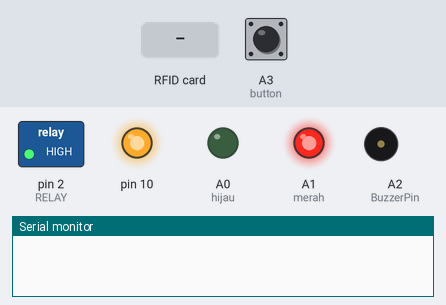
The sketch below on a simulated Arduino Uno, built with avr-gcc and run on an emulated ATmega328P. Shown: switched loads named in the sketch (green lamp = pin HIGH), output pins drawn as LEDs (lit = HIGH), buzzer (waves = sounding, pin HIGH), the last lines printed to the serial monitor. The test bench sets the inputs (shaded band); at power-on: A3 (button) LOW. WiFi joins after 1.5 s; servers stay silent unless stated; uploads are accepted with an empty reply.

Above: at 1.2 s.
1.3 s: RFID card 5E 7A 19 C4 held to the reader
At 1.46 s:
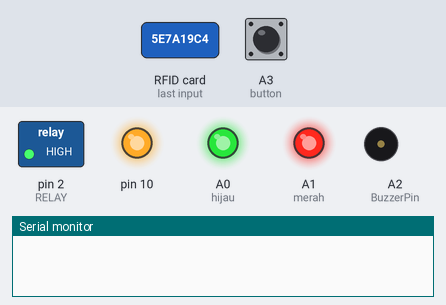
At 2.0 s:
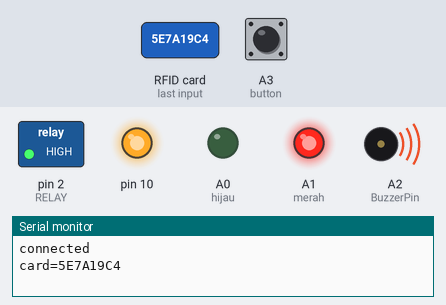
3.6 s: A3 (button) pulled HIGH for 0.15 s
At 4.0 s:
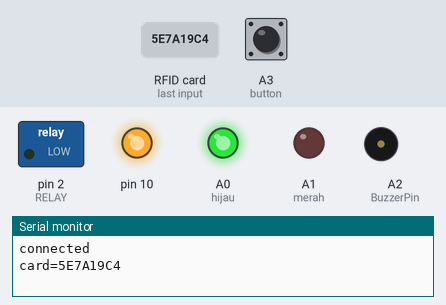
6.7 s: A3 (button) pulled HIGH for 3.2 s
Timing chart, 0 to 15.5 s (numbered marks = the images above; inputs shaded):
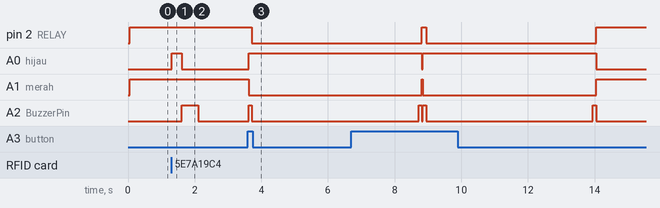

Measured:
- after the input at 1.3 s, A0 (hijau): LOW → HIGH at once, → LOW 0.31 s later; A2 (BuzzerPin): LOW → HIGH after 0.31 s, → LOW 0.50 s later
- after the input at 3.6 s, pin 2 (RELAY): HIGH → LOW after 0.12 s; A0 (hijau): LOW → HIGH at once; A1 (merah): HIGH → LOW at once; A2 (BuzzerPin): LOW → HIGH at once, → LOW 0.10 s later

The sketch:

ProejctKPLockDoor.ino
```cpp
#include <SPI.h> // library to connect arduino and ehternet shield
#include <Ethernet.h> //Ethernet shield library
#include "MFRC522.h" // RFID library (https://github.com/miguelbalboa/rfid)

/////////Declaration pin////////
#define SS_PIN    8
#define RST_PIN   9
#define RELAY     2
#define BuzzerPin A2
#define merah     A1
#define hijau     A0
#define button    A3
////////-----------///////////

///////Deklarasi Variable///////
MFRC522 mfrc522(SS_PIN, RST_PIN); // Set up mfrc522 on the Arduino
byte mac[] = { 0x00, 0xAA, 0xBB, 0xCC, 0xDE, 0x02 }; //physical mac address
byte ip[] = {192,168,137,36}; //alamat IP ethernetshield
byte serve[] = {192,168,137,1}; //alamat IP server,cara lihat gunakan perintah ipcofig
String value,rcv; //variable value digunakan untuk mengirim ID card ke server
                 //variable rcv digunakan untuk menampung pembacaan data dari server
int buttonState; //sebagai flag button
EthernetClient cliente;
//////-------------///////

void setup() {
  SPI.begin(); // open SPI connection
  mfrc522.PCD_Init(); // Initialize Proximity Coupling Device (PCD)
  pinMode(RELAY, OUTPUT); //Membuat pin 2 sebagai output relay
  digitalWrite(RELAY, HIGH); //Membuat kondisi default relay menjadi HIGH
  pinMode(hijau,OUTPUT); //Membuat pin A0 sebagai output LED hijau
  pinMode(merah,OUTPUT); //Membuat pin A1 sebagai output LED merah
  pinMode(BuzzerPin,OUTPUT); //Membuat pin A2 sebagai output buzzer
  pinMode(button, INPUT); //Membuat pin A3 sebagai input dari button
  Serial.begin(9600); //setting the baud rate at 9600
  Ethernet.begin(mac, ip); //open ethernet shield connection
}

void BUTTON(){
  buttonState = digitalRead(button); //membaca input dari button
  //jika button ditekan maka kondisi akan menjadi high
  if (buttonState == HIGH) {
    digitalWrite(merah,LOW); //LED merah mati
    digitalWrite(hijau,HIGH); //LED hijau nyala
    digitalWrite(BuzzerPin, HIGH); //Buzzer berbunyi
    delay(100); //delay buzzer berbunyi selama 100ms
    digitalWrite(BuzzerPin, LOW); //Buzzer mati
    digitalWrite(RELAY, LOW); //kunci terbuka
    delay(5000);  //delay kunci terbuka selama 5000ms atau 5s
    digitalWrite(BuzzerPin, HIGH); //Buzzer berbunyi
    delay(100); //delay buzzer berbunyi selama 100ms
    digitalWrite(BuzzerPin, LOW); //Buzzer mati
    digitalWrite(hijau,LOW); //LED hijau mati
    digitalWrite(RELAY, HIGH); //kunci tertutup
    }
  //////----------------//////////
}

void RFID(){
  digitalWrite(merah,HIGH); //LED merah nyala
  if (mfrc522.PICC_IsNewCardPresent()) { // (true, if RFID tag/card is present ) PICC = Proximity Integrated Circuit Card
    if(mfrc522.PICC_ReadCardSerial()) { // true, if RFID tag/card was read
      digitalWrite(hijau,HIGH); //LED hijau nyala
      String data; //untuk menampung pembacaan karakter ID card
      for (byte i = 0; i < mfrc522.uid.size; ++i) { // read id (in parts)
        data.concat(String(mfrc522.uid.uidByte[i], HEX)); //menjadikan karakter dalam string data
        }
      data.toUpperCase(); //membuat karakter menjadi huruf kapital
      value = data; //mengisi variable value dengan data
      if (cliente.connect(serve,80)) { //Connecting at the IP address and port we saved before
        Serial.println("connected"); //untuk debug apakah sudah terhubung dengan server
        /////Connecting and Sending values to database//////
        //cliente.print("GET /projectkpagain/write_data.php?"); //Connecting and Sending values to database
        cliente.print("GET /datakaryawan/write_data.php?"); //Connecting and Sending values to database
        cliente.print("value=");
        cliente.print(value);
        cliente.println(" HTTP/1.1");
        cliente.println("Host: 192.168.137.1");
        cliente.println();
       ///////------------////////////

        /////check data dari database///////////
        //cliente.print("GET /projectkp/data.php?"); //Connecting and Sending values to database
        cliente.print("GET /datakaryawan/data_data.php?");
        cliente.print("value=");
        cliente.print(value);
        cliente.println(" HTTP/1.1");
        cliente.println("Host: 192.168.137.1");
        cliente.println();
        while(cliente.connected()){
          while(cliente.available()){
            rcv = cliente.readStringUntil('\n');
            }
        }
        /////------------/////////////

        cliente.stop(); //Closing the connection

        Serial.print("card="); //untuk debug
        Serial.println(value); //untuk debug
        }
      else {// if you didn't get a connection to the server:
        Serial.println("connection failed");
        }
      digitalWrite(hijau,LOW); //LED hijau mati

      //Mengecek hasil pembacaan dari database/////////////
      if (rcv == "Ready") {
        digitalWrite(merah,LOW); //LED merah mati
        digitalWrite(hijau,HIGH); //LED hijau nyala
        digitalWrite(BuzzerPin, HIGH); //Buzzer berbunyi
        delay(100); //delay buzzer berbunyi selama 100ms
        digitalWrite(BuzzerPin, LOW); //Buzzer mati
        digitalWrite(RELAY, LOW); //kunci terbuka
        delay(5000);  //delay kunci terbuka selama 5000ms atau 5s
        digitalWrite(BuzzerPin, HIGH); //Buzzer berbunyi
        delay(100); //delay buzzer berbunyi selama 100ms
        digitalWrite(BuzzerPin, LOW); //Buzzer mati
        digitalWrite(hijau,LOW); //LED hijau mati
        digitalWrite(RELAY, HIGH); //kunci tertutup
        }
      else {
        digitalWrite(merah,HIGH); //LED merah menyala
        digitalWrite(BuzzerPin, HIGH); //Buzzer berbunyi
        delay(500); //delay buzzer berbunyi selama 100ms
        digitalWrite(merah,LOW); //LED merah mati
        digitalWrite(BuzzerPin, LOW); //Buzzer mati
        }
      ///////------------////////////////
        }
        }
}
////main program yang di loop//////
void loop() {
   RFID(); //menjalankan fungsi RFID
   BUTTON(); //menjalankan fungsi BUTTON
}
////-----------//////////////////
```
